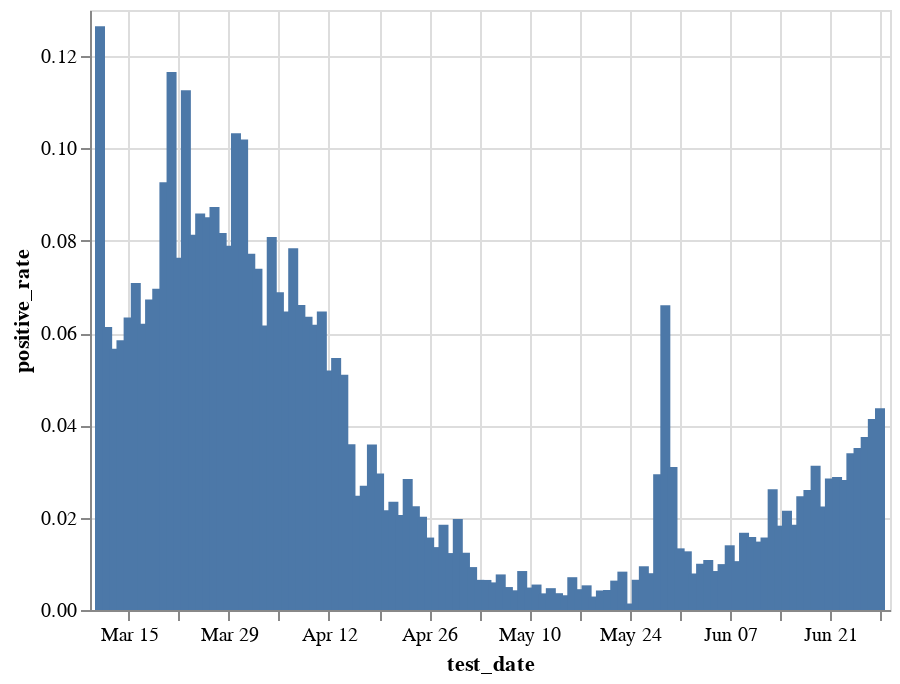

The code cell stored with this chart in its notebook:
### Code cell
pr = (bdi[(bdi.test_date>'2020') & (bdi.test_date<'2021')&(bdi.corona_result.isin(['positive', 'negative'])) & (bdi.is_first_Test=='Yes')]
 .groupby(['test_date', 'corona_result']).size().unstack()
 .assign(positive_rate=lambda x: x.positive/(x.positive+x.negative)))

alt.Chart(pr.reset_index()).mark_bar().encode(
    x='test_date',
    y='positive_rate',
    tooltip=['test_date', 'positive_rate']
).interactive()

### Figure 1 — Vega-Lite specification as saved in the notebook (floating-point values rounded to 4 significant figures)
{"config": {"view": {"continuousWidth": 400, "continuousHeight": 300}}, "data": {"name": "data-de8a255011cdc8385c1a44fe290d5d4a"}, "mark": "bar", "encoding": {"tooltip": [{"type": "temporal", "field": "test_date"}, {"type": "quantitative", "field": "positive_rate"}], "x": {"type": "temporal", "field": "test_date"}, "y": {"type": "quantitative", "field": "positive_rate"}}, "selection": {"selector005": {"type": "interval", "bind": "scales", "encodings": ["x", "y"]}}, "$schema": "https://vega.github.io/schema/vega-lite/v4.8.1.json", "datasets": {"data-de8a255011cdc8385c1a44fe290d5d4a": [{"test_date": "2020-03-11T00:00:00", "negative": 297, "positive": 43, "positive_rate": 0.1265}, {"test_date": "2020-03-12T00:00:00", "negative": 658, "positive": 43, "positive_rate": 0.06134}, {"test_date": "2020-03-13T00:00:00", "negative": 650, "positive": 39, "positive_rate": 0.0566}, {"test_date": "2020-03-14T00:00:00", "negative": 628, "positive": 39, "positive_rate": 0.05847}, {"test_date": "2020-03-15T00:00:00", "negative": 946, "positive": 64, "positive_rate": 0.06337}, {"test_date": "2020-03-16T00:00:00", "negative": 1298, "positive": 99, "positive_rate": 0.07087}, {"test_date": "2020-03-17T00:00:00", "negative": 1482, "positive": 98, "positive_rate": 0.06203}, {"test_date": "2020-03-18T00:00:00", "negative": 1885, "positive": 136, "positive_rate": 0.06729}, {"test_date": "2020-03-19T00:00:00", "negative": 2166, "positive": 162, "positive_rate": 0.06959}, {"test_date": "2020-03-20T00:00:00", "negative": 1703, "positive": 174, "positive_rate": 0.0927}, {"test_date": "2020-03-21T00:00:00", "negative": 1516, "positive": 200, "positive_rate": 0.1166}, {"test_date": "2020-03-22T00:00:00", "negative": 3328, "positive": 275, "positive_rate": 0.07633}, {"test_date": "2020-03-23T00:00:00", "negative": 3128, "positive": 397, "positive_rate": 0.1126}, {"test_date": "2020-03-24T00:00:00", "negative": 4440, "positive": 393, "positive_rate": 0.08132}, {"test_date": "2020-03-25T00:00:00", "negative": 5044, "positive": 474, "positive_rate": 0.0859}, {"test_date": "2020-03-26T00:00:00", "negative": 5987, "positive": 557, "positive_rate": 0.08512}, {"test_date": "2020-03-27T00:00:00", "negative": 5383, "positive": 515, "positive_rate": 0.08732}, {"test_date": "2020-03-28T00:00:00", "negative": 5059, "positive": 450, "positive_rate": 0.08168}, {"test_date": "2020-03-29T00:00:00", "negative": 5125, "positive": 439, "positive_rate": 0.0789}, {"test_date": "2020-03-30T00:00:00", "negative": 5294, "positive": 610, "positive_rate": 0.1033}, {"test_date": "2020-03-31T00:00:00", "negative": 6440, "positive": 731, "positive_rate": 0.1019}, {"test_date": "2020-04-01T00:00:00", "negative": 8334, "positive": 697, "positive_rate": 0.07718}, {"test_date": "2020-04-02T00:00:00", "negative": 7789, "positive": 622, "positive_rate": 0.07395}, {"test_date": "2020-04-03T00:00:00", "negative": 7828, "positive": 514, "positive_rate": 0.06162}, {"test_date": "2020-04-04T00:00:00", "negative": 5140, "positive": 452, "positive_rate": 0.08083}, {"test_date": "2020-04-05T00:00:00", "negative": 7140, "positive": 528, "positive_rate": 0.06886}, {"test_date": "2020-04-06T00:00:00", "negative": 5380, "positive": 372, "positive_rate": 0.06467}, {"test_date": "2020-04-07T00:00:00", "negative": 5525, "positive": 470, "positive_rate": 0.0784}, {"test_date": "2020-04-08T00:00:00", "negative": 3972, "positive": 281, "positive_rate": 0.06607}, {"test_date": "2020-04-09T00:00:00", "negative": 4571, "positive": 310, "positive_rate": 0.06351}, {"test_date": "2020-04-10T00:00:00", "negative": 5402, "positive": 356, "positive_rate": 0.06183}, {"test_date": "2020-04-11T00:00:00", "negative": 4426, "positive": 306, "positive_rate": 0.06467}, {"test_date": "2020-04-12T00:00:00", "negative": 5884, "positive": 322, "positive_rate": 0.05189}, {"test_date": "2020-04-13T00:00:00", "negative": 7702, "positive": 445, "positive_rate": 0.05462}, {"test_date": "2020-04-14T00:00:00", "negative": 6423, "positive": 345, "positive_rate": 0.05098}, {"test_date": "2020-04-15T00:00:00", "negative": 7090, "positive": 264, "positive_rate": 0.0359}, {"test_date": "2020-04-16T00:00:00", "negative": 9248, "positive": 235, "positive_rate": 0.02478}, {"test_date": "2020-04-17T00:00:00", "negative": 7550, "positive": 209, "positive_rate": 0.02694}, {"test_date": "2020-04-18T00:00:00", "negative": 6262, "positive": 233, "positive_rate": 0.03587}, {"test_date": "2020-04-19T00:00:00", "negative": 10017, "positive": 305, "positive_rate": 0.02955}, {"test_date": "2020-04-20T00:00:00", "negative": 11286, "positive": 249, "positive_rate": 0.02159}, {"test_date": "2020-04-21T00:00:00", "negative": 9319, "positive": 224, "positive_rate": 0.02347}, {"test_date": "2020-04-22T00:00:00", "negative": 9143, "positive": 192, "positive_rate": 0.02057}, {"test_date": "2020-04-23T00:00:00", "negative": 8252, "positive": 241, "positive_rate": 0.02838}, {"test_date": "2020-04-24T00:00:00", "negative": 6647, "positive": 153, "positive_rate": 0.0225}, {"test_date": "2020-04-25T00:00:00", "negative": 4126, "positive": 85, "positive_rate": 0.02019}, {"test_date": "2020-04-26T00:00:00", "negative": 6836, "positive": 109, "positive_rate": 0.01569}, {"test_date": "2020-04-27T00:00:00", "negative": 6950, "positive": 96, "positive_rate": 0.01362}, {"test_date": "2020-04-28T00:00:00", "negative": 5950, "positive": 112, "positive_rate": 0.01848}, {"test_date": "2020-04-29T00:00:00", "negative": 4804, "positive": 60, "positive_rate": 0.01234}, {"test_date": "2020-04-30T00:00:00", "negative": 8657, "positive": 174, "positive_rate": 0.0197}, {"test_date": "2020-05-01T00:00:00", "negative": 7084, "positive": 89, "positive_rate": 0.01241}, {"test_date": "2020-05-02T00:00:00", "negative": 2131, "positive": 20, "positive_rate": 0.009298}, {"test_date": "2020-05-03T00:00:00", "negative": 5932, "positive": 39, "positive_rate": 0.006532}, {"test_date": "2020-05-04T00:00:00", "negative": 5493, "positive": 36, "positive_rate": 0.006511}, {"test_date": "2020-05-05T00:00:00", "negative": 6314, "positive": 38, "positive_rate": 0.005982}, {"test_date": "2020-05-06T00:00:00", "negative": 6437, "positive": 50, "positive_rate": 0.007708}, {"test_date": "2020-05-07T00:00:00", "negative": 7006, "positive": 35, "positive_rate": 0.004971}, {"test_date": "2020-05-08T00:00:00", "negative": 4199, "positive": 18, "positive_rate": 0.004268}, {"test_date": "2020-05-09T00:00:00", "negative": 1057, "positive": 9, "positive_rate": 0.008443}, {"test_date": "2020-05-10T00:00:00", "negative": 4501, "positive": 22, "positive_rate": 0.004864}, {"test_date": "2020-05-11T00:00:00", "negative": 5591, "positive": 31, "positive_rate": 0.005514}, {"test_date": "2020-05-12T00:00:00", "negative": 5250, "positive": 19, "positive_rate": 0.003606}, {"test_date": "2020-05-13T00:00:00", "negative": 5050, "positive": 24, "positive_rate": 0.00473}, {"test_date": "2020-05-14T00:00:00", "negative": 4379, "positive": 16, "positive_rate": 0.003641}, {"test_date": "2020-05-15T00:00:00", "negative": 2183, "positive": 7, "positive_rate": 0.003196}, {"test_date": "2020-05-16T00:00:00", "negative": 559, "positive": 4, "positive_rate": 0.007105}, {"test_date": "2020-05-17T00:00:00", "negative": 3313, "positive": 15, "positive_rate": 0.004507}, {"test_date": "2020-05-18T00:00:00", "negative": 4281, "positive": 23, "positive_rate": 0.005344}, {"test_date": "2020-05-19T00:00:00", "negative": 4104, "positive": 12, "positive_rate": 0.002915}, {"test_date": "2020-05-20T00:00:00", "negative": 3768, "positive": 16, "positive_rate": 0.004228}, {"test_date": "2020-05-21T00:00:00", "negative": 4133, "positive": 18, "positive_rate": 0.004336}, {"test_date": "2020-05-22T00:00:00", "negative": 2654, "positive": 17, "positive_rate": 0.006365}, {"test_date": "2020-05-23T00:00:00", "negative": 358, "positive": 3, "positive_rate": 0.00831}, {"test_date": "2020-05-24T00:00:00", "negative": 2841, "positive": 4, "positive_rate": 0.001406}, {"test_date": "2020-05-25T00:00:00", "negative": 4246, "positive": 28, "positive_rate": 0.006551}, {"test_date": "2020-05-26T00:00:00", "negative": 3659, "positive": 35, "positive_rate": 0.009475}, {"test_date": "2020-05-27T00:00:00", "negative": 4233, "positive": 34, "positive_rate": 0.007968}, {"test_date": "2020-05-28T00:00:00", "negative": 3364, "positive": 102, "positive_rate": 0.02943}, {"test_date": "2020-05-29T00:00:00", "negative": 1089, "positive": 77, "positive_rate": 0.06604}, {"test_date": "2020-05-30T00:00:00", "negative": 1500, "positive": 48, "positive_rate": 0.03101}, {"test_date": "2020-05-31T00:00:00", "negative": 5319, "positive": 72, "positive_rate": 0.01336}, {"test_date": "2020-06-01T00:00:00", "negative": 9163, "positive": 118, "positive_rate": 0.01271}, {"test_date": "2020-06-02T00:00:00", "negative": 12665, "positive": 101, "positive_rate": 0.007912}, {"test_date": "2020-06-03T00:00:00", "negative": 12744, "positive": 129, "positive_rate": 0.01002}, {"test_date": "2020-06-04T00:00:00", "negative": 14156, "positive": 155, "positive_rate": 0.01083}, {"test_date": "2020-06-05T00:00:00", "negative": 9630, "positive": 82, "positive_rate": 0.008443}, {"test_date": "2020-06-06T00:00:00", "negative": 6374, "positive": 64, "positive_rate": 0.009941}, {"test_date": "2020-06-07T00:00:00", "negative": 10620, "positive": 151, "positive_rate": 0.01402}, {"test_date": "2020-06-08T00:00:00", "negative": 11594, "positive": 124, "positive_rate": 0.01058}, {"test_date": "2020-06-09T00:00:00", "negative": 13279, "positive": 226, "positive_rate": 0.01673}, {"test_date": "2020-06-10T00:00:00", "negative": 12885, "positive": 207, "positive_rate": 0.01581}, {"test_date": "2020-06-11T00:00:00", "negative": 12165, "positive": 183, "positive_rate": 0.01482}, {"test_date": "2020-06-12T00:00:00", "negative": 6142, "positive": 98, "positive_rate": 0.01571}, {"test_date": "2020-06-13T00:00:00", "negative": 2086, "positive": 56, "positive_rate": 0.02614}, {"test_date": "2020-06-14T00:00:00", "negative": 9243, "positive": 172, "positive_rate": 0.01827}, {"test_date": "2020-06-15T00:00:00", "negative": 12143, "positive": 267, "positive_rate": 0.02151}, {"test_date": "2020-06-16T00:00:00", "negative": 11165, "positive": 210, "positive_rate": 0.01846}, {"test_date": "2020-06-17T00:00:00", "negative": 10450, "positive": 264, "positive_rate": 0.02464}, {"test_date": "2020-06-18T00:00:00", "negative": 10199, "positive": 272, "positive_rate": 0.02598}, {"test_date": "2020-06-19T00:00:00", "negative": 6970, "positive": 225, "positive_rate": 0.03127}, {"test_date": "2020-06-20T00:00:00", "negative": 2485, "positive": 57, "positive_rate": 0.02242}, {"test_date": "2020-06-21T00:00:00", "negative": 9510, "positive": 279, "positive_rate": 0.0285}, {"test_date": "2020-06-22T00:00:00", "negative": 11827, "positive": 351, "positive_rate": 0.02882}, {"test_date": "2020-06-23T00:00:00", "negative": 13627, "positive": 395, "positive_rate": 0.02817}, {"test_date": "2020-06-24T00:00:00", "negative": 12420, "positive": 437, "positive_rate": 0.03399}, {"test_date": "2020-06-25T00:00:00", "negative": 13478, "positive": 490, "positive_rate": 0.03508}, {"test_date": "2020-06-26T00:00:00", "negative": 8370, "positive": 326, "positive_rate": 0.03749}, {"test_date": "2020-06-27T00:00:00", "negative": 3266, "positive": 141, "positive_rate": 0.04139}, {"test_date": "2020-06-28T00:00:00", "negative": 4682, "positive": 214, "positive_rate": 0.04371}]}}
